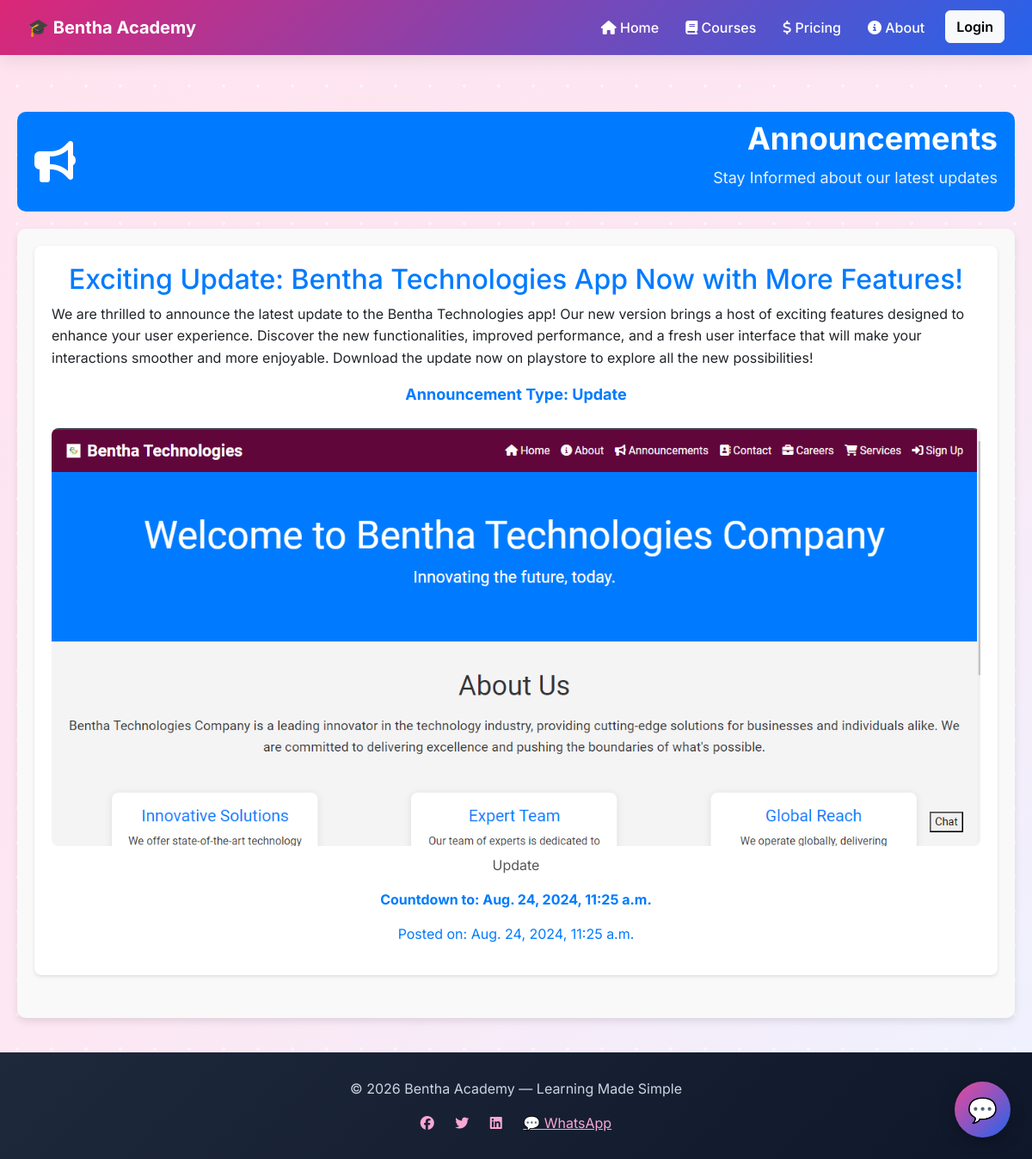
Page /announcements/ on the committed database.
### commerce_app/models.py (models this page shows, shortened)
class Announcement(models.Model):
    title = models.CharField(max_length=200)
    content = models.TextField()
    announcement_type = models.CharField(max_length=20, choices=[
        ('news', 'News'),
        ('advertisement', 'Advertisement'),
        ('video', 'Video Upload'),
        ('Update', 'Update'),
    ])
    image = models.ImageField(upload_to='announcement_images/', blank=True, null=True)
    image_description = models.CharField(max_length=255, blank=True, null=True, help_text="Description of the image")
    video_url = models.URLField(blank=True, null=True)
    countdown_to = models.DateTimeField(blank=True, null=True)
    venue = models.CharField(max_length=100, blank=True, null=True)
    timestamp = models.DateTimeField(auto_now_add=True)

### commerce_app/views.py (the view)
# urls.py: path('announcements/', announcement_list, name='announcements'),
def announcement_list(request):
    announcements = Announcement.objects.all().order_by('-timestamp')
    return render(request, 'announcements.html', {'announcements': announcements})

### commerce_app/templates/announcements.html (shortened to what this page needs)
{% extends "home_master.html" %}
{% block content %}
  <header style="background-color: #007BFF; padding: 10px 20px; display: flex; align-items: center; justify-content: space-between; border-radius: 10px;">
    <i class="fas fa-bullhorn fa-3x" style="color: #fff;"></i>
    <div style="text-align: right;">
      <h2 style="color: #fff; font-size: 36px; font-weight: bold;">Announcements</h2>
      <p style="color: #fff; font-size: 18px; opacity: 0.9; margin-top: 10px;">Stay Informed about our latest updates</p>
    </div>
  </header>
  <div style="background-color: #f9f9f9; border-radius: 10px; padding: 20px; margin-top: 20px; box-shadow: 0 4px 8px rgba(0, 0, 0, 0.1);">
    {% if announcements %}
        <ul style="list-style-type: none; padding: 0; margin: 0;">
            {% for announcement in announcements %}
                <li style="margin-bottom: 30px; padding: 20px; background-color: #fff; border-radius: 8px; box-shadow: 0 2px 4px rgba(0, 0, 0, 0.1);">
                    <h2 style="color: #007BFF; text-align: center;">{{ announcement.title }}</h2>
                    <p style="font-size: 16px; line-height: 1.6;">{{ announcement.content }}</p>
                    <p style="font-size: large; font-weight: bold; color: #007BFF; text-align: center;">Announcement Type: {{ announcement.get_announcement_type_display }}</p>
                    {% if announcement.announcement_type == 'video' %}
                        <p style="text-align: center;"><a href="{{ announcement.video_url }}" target="_blank" style="color: #007BFF; text-decoration: none;">Watch Video</a></p>
                    {% elif announcement.announcement_type != 'video' and announcement.image %}
                        <div style="text-align: center;">
                            <img src="{{ announcement.image.url }}" alt="{{ announcement.image_description }}" style="max-width: 100%; height: auto; border-radius: 8px; margin-top: 10px;">
                            <p style="color: #555; margin-top: 10px;">{{ announcement.image_description }}</p>
                        </div>
                    {% endif %}
                    {% if announcement.countdown_to %}
                        <p style="color: #007BFF; text-align: center; font-weight: bold;">Countdown to: {{ announcement.countdown_to }}</p>
                    {% endif %}
                    <p style="color: #007BFF; text-align: center;">Posted on: {{ announcement.timestamp }}</p>
                </li>
            {% endfor %}
        </ul>
    {% else %}
        <div style="text-align: center; padding: 40px 20px; background-color: #fff; border-radius: 8px; box-shadow: 0 2px 4px rgba(0, 0, 0, 0.1);">
            <h1 style="color: #555;">No announcements available at the moment.</h1>
            <p style="color: #777;">Please check back later for updates.</p>
        </div>
    {% endif %}
  </div>
{% endblock %}

### commerce_app/templates/home_master.html (style rules this page uses)
body { font-family:'Inter',sans-serif; background:linear-gradient(135deg,#ffe4ef,#fce7f3,#eef2ff); margin:0; display:flex; flex-direction:column; min-height:100vh; }
body::before { content:""; position:fixed; inset:0; background-image:radial-gradient(circle at 20px 20px,rgba(255,255,255,.5) 2px,transparent 2px); background-size:40px 40px; pointer-events:none; z-index:-1; }

### rows in the picture
Announcement: title "Exciting Update: Bentha Technologies App Now with More Features!", content "We are thrilled to announce the latest update to the Bentha Technologies app! Our new version brings a host of exciting features designed to enhance your user experience. Discover the new functionalities, improved performance, and a fresh user interface that will make your interactions smoother and more enjoyable. Download the update now on playstore to explore all the new possibilities!", announcement_type "Update", image (picture), image_description "Update", countdown_to "Aug. 24, 2024, 11:25 a.m.", timestamp "Aug. 24, 2024, 11:25 a.m."
